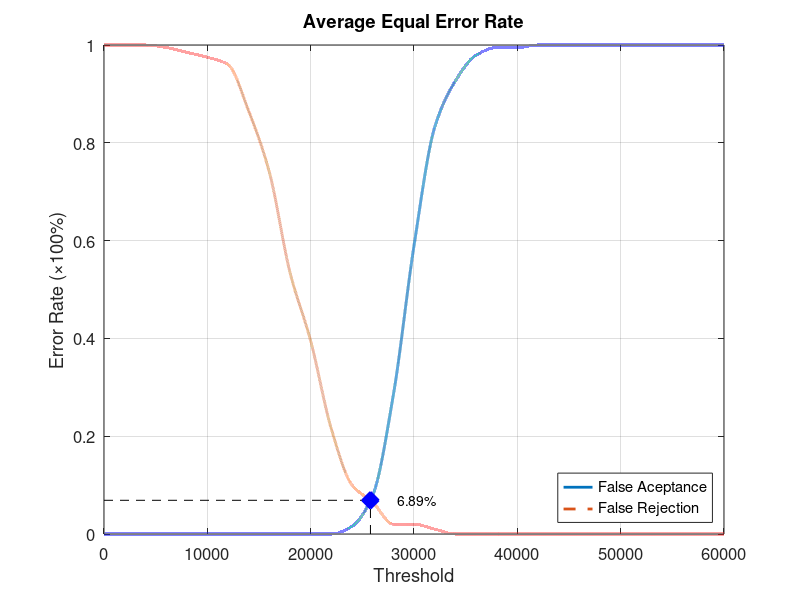
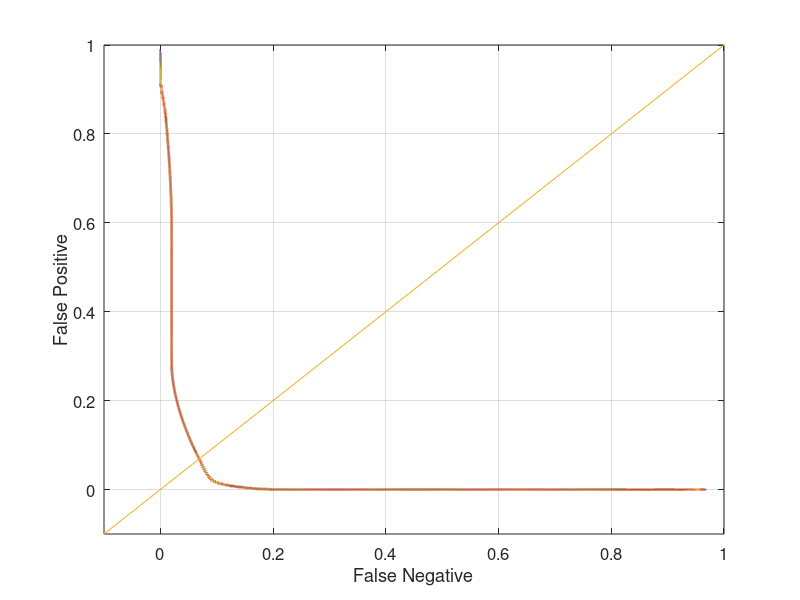

Write MATLAB code to recreate these figures, in order.
function yEER = Database2_1
close all;
clear;
clc;
x = 0:2000:60000;
xq = 0:0.5:60000;

y0 = [0 0 0 0 0 0 0 0 0 0 0 0 0.0157895 0.0789474 0.284211 0.589474 0.831579 0.926316 0.978947 0.994737 0.994737 1 1 1 1 1 1 1 1 1 1];
yy0 = interp1(x, y0, xq, 'pchip');
y1 = [1 1 1 0.995 0.985 0.975 0.96 0.865 0.74 0.535 0.395 0.215 0.1 0.065 0.02 0.02 0.01 0 0 0 0 0 0 0 0 0 0 0 0 0 0];
yy1 = interp1(x, y1, xq, 'pchip');

% Calculating EER: 
y2 = abs(y0 - y1);
find(y2 == min(y2))
yy2 = abs(yy0 - yy1);
xEER = find(yy2 == min(yy2));
xEERIndex = xq(xEER) % X-axis EER
yEER = yy0(xEER) % Y-axis EER

main = figure
plot(xq, yy0,'-','LineWidth', 2);	hold on
plot(xq, yy1,'--','LineWidth', 2);	hold on
plot([xEERIndex xEERIndex], [0 yEER], 'k--');	hold on
plot([0 xEERIndex], [yEER yEER], 'k--');	hold on
plot(xEERIndex, yEER, 'bx', 'LineWidth', 10);	hold on
text(xEERIndex + 10 * xEERIndex / 100, yEER, [num2str(round((10000 * yEER)) / 100) '%'])
legend('False Aceptance', 'False Rejection', 'Location', 'SouthEast')
xlabel('Threshold')
ylabel('Error Rate (\times100%)')
title('Average Equal Error Rate')
set(gca, 'FontSize', 12)
axis([0 60000 0 1])
grid on

print(main, 'Database2_1Main', '-dpng');
FNRxFPR = figure('Color', [1 1 1]);
plot(yy1, yy0, '-', yy1, yy0, 'LineWidth', 2);
hold on
y = -0.1:0.1:1
plot(y, y); 
set(gca, 'FontSize', 12)
xlabel('False Negative')
ylabel('False Positive')
axis([-0.1 1 -0.1 1])
set(gca, 'FontSize', 12)
grid on

print(FNRxFPR, 'Database2_1FNRxFPR','-dpng');
end
